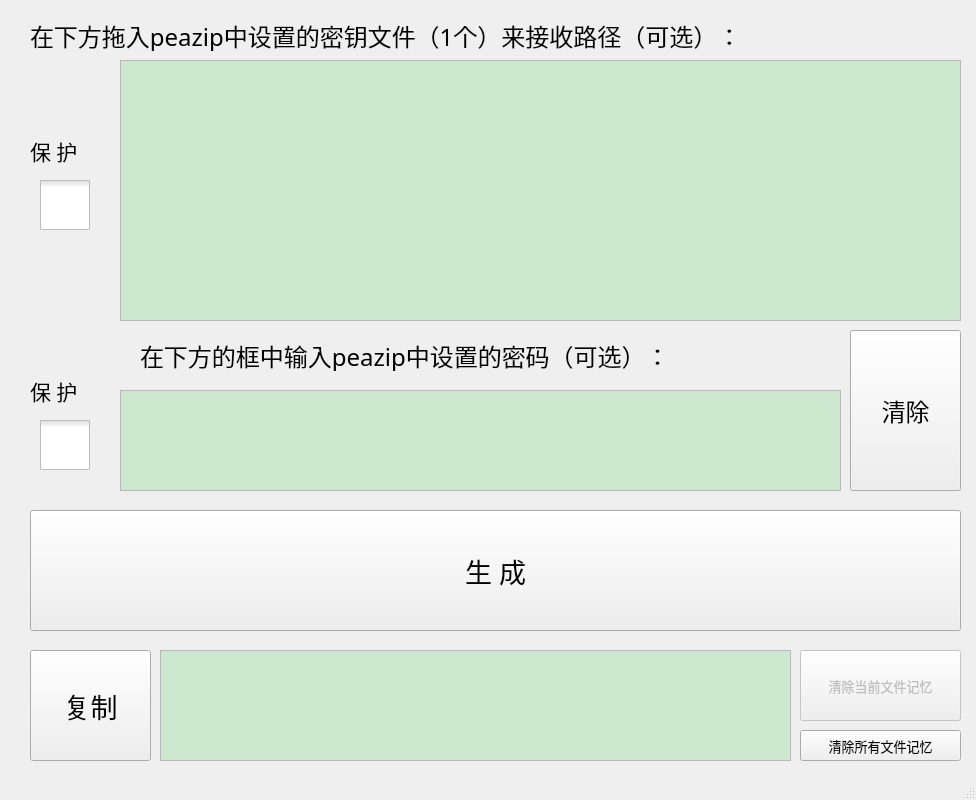
<?xml version="1.0" encoding="UTF-8"?>
<ui version="4.0">
 <class>MainWindow</class>
 <widget class="QMainWindow" name="MainWindow">
  <property name="geometry">
   <rect>
    <x>0</x>
    <y>0</y>
    <width>976</width>
    <height>800</height>
   </rect>
  </property>
  <property name="font">
   <font>
    <family>宋体</family>
   </font>
  </property>
  <property name="windowTitle">
   <string notr="true">Peazip文件密钥加密模式 - 转 - 明文密码（v1.0）</string>
  </property>
  <property name="windowIcon">
   <iconset>
    <normaloff>PeaZip_app.ico</normaloff>PeaZip_app.ico</iconset>
  </property>
  <property name="toolTip">
   <string notr="true"/>
  </property>
  <property name="statusTip">
   <string notr="true"/>
  </property>
  <property name="whatsThis">
   <string notr="true"/>
  </property>
  <property name="accessibleName">
   <string notr="true"/>
  </property>
  <property name="accessibleDescription">
   <string notr="true"/>
  </property>
  <property name="windowFilePath">
   <string notr="true"/>
  </property>
  <property name="unifiedTitleAndToolBarOnMac">
   <bool>false</bool>
  </property>
  <widget class="QWidget" name="centralwidget">
   <property name="font">
    <font>
     <family>宋体</family>
    </font>
   </property>
   <property name="toolTip">
    <string notr="true"/>
   </property>
   <property name="statusTip">
    <string notr="true"/>
   </property>
   <property name="whatsThis">
    <string notr="true"/>
   </property>
   <property name="accessibleName">
    <string notr="true"/>
   </property>
   <property name="accessibleDescription">
    <string notr="true"/>
   </property>
   <widget class="QPlainTextEdit" name="file_drop_area">
    <property name="geometry">
     <rect>
      <x>120</x>
      <y>60</y>
      <width>841</width>
      <height>261</height>
     </rect>
    </property>
    <property name="palette">
     <palette>
      <active>
       <colorrole role="Text">
        <brush brushstyle="SolidPattern">
         <color alpha="0">
          <red>0</red>
          <green>0</green>
          <blue>0</blue>
         </color>
        </brush>
       </colorrole>
       <colorrole role="Base">
        <brush brushstyle="SolidPattern">
         <color alpha="0">
          <red>255</red>
          <green>255</green>
          <blue>255</blue>
         </color>
        </brush>
       </colorrole>
       <colorrole role="Shadow">
        <brush brushstyle="SolidPattern">
         <color alpha="0">
          <red>255</red>
          <green>255</green>
          <blue>255</blue>
         </color>
        </brush>
       </colorrole>
       <colorrole role="Highlight">
        <brush brushstyle="SolidPattern">
         <color alpha="0">
          <red>255</red>
          <green>255</green>
          <blue>255</blue>
         </color>
        </brush>
       </colorrole>
       <colorrole role="HighlightedText">
        <brush brushstyle="SolidPattern">
         <color alpha="0">
          <red>255</red>
          <green>255</green>
          <blue>255</blue>
         </color>
        </brush>
       </colorrole>
       <colorrole role="AlternateBase">
        <brush brushstyle="SolidPattern">
         <color alpha="0">
          <red>255</red>
          <green>255</green>
          <blue>255</blue>
         </color>
        </brush>
       </colorrole>
       <colorrole role="PlaceholderText">
        <brush brushstyle="SolidPattern">
         <color alpha="0">
          <red>255</red>
          <green>255</green>
          <blue>255</blue>
         </color>
        </brush>
       </colorrole>
      </active>
      <inactive>
       <colorrole role="Text">
        <brush brushstyle="SolidPattern">
         <color alpha="0">
          <red>0</red>
          <green>0</green>
          <blue>0</blue>
         </color>
        </brush>
       </colorrole>
       <colorrole role="Base">
        <brush brushstyle="SolidPattern">
         <color alpha="0">
          <red>255</red>
          <green>255</green>
          <blue>255</blue>
         </color>
        </brush>
       </colorrole>
       <colorrole role="Shadow">
        <brush brushstyle="SolidPattern">
         <color alpha="0">
          <red>255</red>
          <green>255</green>
          <blue>255</blue>
         </color>
        </brush>
       </colorrole>
       <colorrole role="Highlight">
        <brush brushstyle="SolidPattern">
         <color alpha="0">
          <red>255</red>
          <green>255</green>
          <blue>255</blue>
         </color>
        </brush>
       </colorrole>
       <colorrole role="HighlightedText">
        <brush brushstyle="SolidPattern">
         <color alpha="0">
          <red>255</red>
          <green>255</green>
          <blue>255</blue>
         </color>
        </brush>
       </colorrole>
       <colorrole role="AlternateBase">
        <brush brushstyle="SolidPattern">
         <color alpha="0">
          <red>255</red>
          <green>255</green>
          <blue>255</blue>
         </color>
        </brush>
       </colorrole>
       <colorrole role="PlaceholderText">
        <brush brushstyle="SolidPattern">
         <color alpha="0">
          <red>255</red>
          <green>255</green>
          <blue>255</blue>
         </color>
        </brush>
       </colorrole>
      </inactive>
      <disabled>
       <colorrole role="Text">
        <brush brushstyle="SolidPattern">
         <color alpha="0">
          <red>255</red>
          <green>255</green>
          <blue>255</blue>
         </color>
        </brush>
       </colorrole>
       <colorrole role="Base">
        <brush brushstyle="SolidPattern">
         <color alpha="0">
          <red>255</red>
          <green>255</green>
          <blue>255</blue>
         </color>
        </brush>
       </colorrole>
       <colorrole role="Shadow">
        <brush brushstyle="SolidPattern">
         <color alpha="0">
          <red>255</red>
          <green>255</green>
          <blue>255</blue>
         </color>
        </brush>
       </colorrole>
       <colorrole role="Highlight">
        <brush brushstyle="SolidPattern">
         <color alpha="0">
          <red>255</red>
          <green>255</green>
          <blue>255</blue>
         </color>
        </brush>
       </colorrole>
       <colorrole role="HighlightedText">
        <brush brushstyle="SolidPattern">
         <color alpha="0">
          <red>255</red>
          <green>255</green>
          <blue>255</blue>
         </color>
        </brush>
       </colorrole>
       <colorrole role="AlternateBase">
        <brush brushstyle="SolidPattern">
         <color alpha="0">
          <red>255</red>
          <green>255</green>
          <blue>255</blue>
         </color>
        </brush>
       </colorrole>
       <colorrole role="PlaceholderText">
        <brush brushstyle="SolidPattern">
         <color alpha="0">
          <red>255</red>
          <green>255</green>
          <blue>255</blue>
         </color>
        </brush>
       </colorrole>
      </disabled>
     </palette>
    </property>
    <property name="font">
     <font>
      <family>宋体</family>
      <pointsize>20</pointsize>
     </font>
    </property>
    <property name="focusPolicy">
     <enum>Qt::ClickFocus</enum>
    </property>
    <property name="toolTip">
     <string notr="true">请拖放文件到这个区域中来，或者点击这个区域后粘贴文件路径，每次拖放、粘贴都会替换掉上一次的记录，所以想要替换文件时，直接拖入新的文件或者粘贴新的路径进来就行了。注意，不要用键盘输入！</string>
    </property>
    <property name="toolTipDuration">
     <number>45000</number>
    </property>
    <property name="statusTip">
     <string notr="true"/>
    </property>
    <property name="whatsThis">
     <string notr="true"/>
    </property>
    <property name="accessibleName">
     <string notr="true"/>
    </property>
    <property name="accessibleDescription">
     <string notr="true"/>
    </property>
    <property name="inputMethodHints">
     <set>Qt::ImhMultiLine</set>
    </property>
    <property name="documentTitle">
     <string notr="true"/>
    </property>
    <property name="plainText">
     <string notr="true"/>
    </property>
    <property name="textInteractionFlags">
     <set>Qt::TextEditable</set>
    </property>
    <property name="backgroundVisible">
     <bool>false</bool>
    </property>
    <property name="placeholderText">
     <string notr="true"/>
    </property>
   </widget>
   <widget class="QPlainTextEdit" name="password_input_area">
    <property name="geometry">
     <rect>
      <x>120</x>
      <y>390</y>
      <width>721</width>
      <height>101</height>
     </rect>
    </property>
    <property name="palette">
     <palette>
      <active>
       <colorrole role="Base">
        <brush brushstyle="SolidPattern">
         <color alpha="255">
          <red>204</red>
          <green>232</green>
          <blue>207</blue>
         </color>
        </brush>
       </colorrole>
       <colorrole role="AlternateBase">
        <brush brushstyle="SolidPattern">
         <color alpha="255">
          <red>204</red>
          <green>232</green>
          <blue>207</blue>
         </color>
        </brush>
       </colorrole>
      </active>
      <inactive>
       <colorrole role="Base">
        <brush brushstyle="SolidPattern">
         <color alpha="255">
          <red>204</red>
          <green>232</green>
          <blue>207</blue>
         </color>
        </brush>
       </colorrole>
       <colorrole role="AlternateBase">
        <brush brushstyle="SolidPattern">
         <color alpha="255">
          <red>204</red>
          <green>232</green>
          <blue>207</blue>
         </color>
        </brush>
       </colorrole>
      </inactive>
      <disabled>
       <colorrole role="Base">
        <brush brushstyle="SolidPattern">
         <color alpha="255">
          <red>240</red>
          <green>240</green>
          <blue>240</blue>
         </color>
        </brush>
       </colorrole>
       <colorrole role="AlternateBase">
        <brush brushstyle="SolidPattern">
         <color alpha="255">
          <red>204</red>
          <green>232</green>
          <blue>207</blue>
         </color>
        </brush>
       </colorrole>
      </disabled>
     </palette>
    </property>
    <property name="font">
     <font>
      <family>宋体</family>
      <pointsize>16</pointsize>
     </font>
    </property>
    <property name="focusPolicy">
     <enum>Qt::ClickFocus</enum>
    </property>
    <property name="acceptDrops">
     <bool>false</bool>
    </property>
    <property name="toolTip">
     <string notr="true">仅接受单条密码（单行文本），多行的内容将合并为单行。</string>
    </property>
    <property name="statusTip">
     <string notr="true"/>
    </property>
    <property name="whatsThis">
     <string notr="true"/>
    </property>
    <property name="accessibleName">
     <string notr="true"/>
    </property>
    <property name="accessibleDescription">
     <string notr="true"/>
    </property>
    <property name="inputMethodHints">
     <set>Qt::ImhNone</set>
    </property>
    <property name="documentTitle">
     <string notr="true"/>
    </property>
    <property name="plainText">
     <string notr="true"/>
    </property>
    <property name="placeholderText">
     <string notr="true"/>
    </property>
   </widget>
   <widget class="QLabel" name="label_1">
    <property name="geometry">
     <rect>
      <x>30</x>
      <y>20</y>
      <width>881</width>
      <height>31</height>
     </rect>
    </property>
    <property name="font">
     <font>
      <family>宋体</family>
      <pointsize>18</pointsize>
     </font>
    </property>
    <property name="toolTip">
     <string notr="true"/>
    </property>
    <property name="statusTip">
     <string notr="true"/>
    </property>
    <property name="whatsThis">
     <string notr="true"/>
    </property>
    <property name="accessibleName">
     <string notr="true"/>
    </property>
    <property name="accessibleDescription">
     <string notr="true"/>
    </property>
    <property name="text">
     <string notr="true">在下方拖入peazip中设置的密钥文件（1个）来接收路径（可选）：</string>
    </property>
   </widget>
   <widget class="QLabel" name="label_2">
    <property name="geometry">
     <rect>
      <x>140</x>
      <y>340</y>
      <width>651</width>
      <height>31</height>
     </rect>
    </property>
    <property name="font">
     <font>
      <family>宋体</family>
      <pointsize>18</pointsize>
     </font>
    </property>
    <property name="toolTip">
     <string notr="true"/>
    </property>
    <property name="statusTip">
     <string notr="true"/>
    </property>
    <property name="whatsThis">
     <string notr="true"/>
    </property>
    <property name="accessibleName">
     <string notr="true"/>
    </property>
    <property name="accessibleDescription">
     <string notr="true"/>
    </property>
    <property name="text">
     <string notr="true">在下方的框中输入peazip中设置的密码（可选）：</string>
    </property>
   </widget>
   <widget class="QPushButton" name="action">
    <property name="enabled">
     <bool>true</bool>
    </property>
    <property name="geometry">
     <rect>
      <x>30</x>
      <y>510</y>
      <width>931</width>
      <height>121</height>
     </rect>
    </property>
    <property name="font">
     <font>
      <family>宋体</family>
      <pointsize>20</pointsize>
     </font>
    </property>
    <property name="toolTip">
     <string notr="true">根据上面两个框中输入的密钥文件路径和密码，将peazip的“文件密钥+密码”的加密模式转换为其他解压软件可解压的明文密码</string>
    </property>
    <property name="statusTip">
     <string notr="true"/>
    </property>
    <property name="whatsThis">
     <string notr="true"/>
    </property>
    <property name="accessibleName">
     <string notr="true"/>
    </property>
    <property name="accessibleDescription">
     <string notr="true"/>
    </property>
    <property name="text">
     <string notr="true">生 成</string>
    </property>
   </widget>
   <widget class="QPlainTextEdit" name="output_area">
    <property name="geometry">
     <rect>
      <x>160</x>
      <y>650</y>
      <width>631</width>
      <height>111</height>
     </rect>
    </property>
    <property name="palette">
     <palette>
      <active>
       <colorrole role="Base">
        <brush brushstyle="SolidPattern">
         <color alpha="255">
          <red>204</red>
          <green>232</green>
          <blue>207</blue>
         </color>
        </brush>
       </colorrole>
       <colorrole role="AlternateBase">
        <brush brushstyle="SolidPattern">
         <color alpha="255">
          <red>204</red>
          <green>232</green>
          <blue>207</blue>
         </color>
        </brush>
       </colorrole>
      </active>
      <inactive>
       <colorrole role="Base">
        <brush brushstyle="SolidPattern">
         <color alpha="255">
          <red>204</red>
          <green>232</green>
          <blue>207</blue>
         </color>
        </brush>
       </colorrole>
       <colorrole role="AlternateBase">
        <brush brushstyle="SolidPattern">
         <color alpha="255">
          <red>204</red>
          <green>232</green>
          <blue>207</blue>
         </color>
        </brush>
       </colorrole>
      </inactive>
      <disabled>
       <colorrole role="Base">
        <brush brushstyle="SolidPattern">
         <color alpha="255">
          <red>240</red>
          <green>240</green>
          <blue>240</blue>
         </color>
        </brush>
       </colorrole>
       <colorrole role="AlternateBase">
        <brush brushstyle="SolidPattern">
         <color alpha="255">
          <red>204</red>
          <green>232</green>
          <blue>207</blue>
         </color>
        </brush>
       </colorrole>
      </disabled>
     </palette>
    </property>
    <property name="font">
     <font>
      <family>宋体</family>
      <pointsize>18</pointsize>
     </font>
    </property>
    <property name="focusPolicy">
     <enum>Qt::ClickFocus</enum>
    </property>
    <property name="acceptDrops">
     <bool>false</bool>
    </property>
    <property name="toolTip">
     <string notr="true">显示最近一次生成的密码，内容可复制，但内容不能修改（是只读属性的）</string>
    </property>
    <property name="statusTip">
     <string notr="true"/>
    </property>
    <property name="whatsThis">
     <string notr="true"/>
    </property>
    <property name="accessibleName">
     <string notr="true"/>
    </property>
    <property name="accessibleDescription">
     <string notr="true"/>
    </property>
    <property name="readOnly">
     <bool>true</bool>
    </property>
    <property name="plainText">
     <string notr="true"/>
    </property>
    <property name="placeholderText">
     <string notr="true"/>
    </property>
   </widget>
   <widget class="QPushButton" name="clear_input">
    <property name="geometry">
     <rect>
      <x>850</x>
      <y>330</y>
      <width>111</width>
      <height>161</height>
     </rect>
    </property>
    <property name="font">
     <font>
      <family>宋体</family>
      <pointsize>18</pointsize>
     </font>
    </property>
    <property name="toolTip">
     <string notr="true">按下按钮，将根据左侧“保护”复选框的勾选状态，清除临近两个输入框的内容</string>
    </property>
    <property name="statusTip">
     <string notr="true"/>
    </property>
    <property name="whatsThis">
     <string notr="true"/>
    </property>
    <property name="accessibleName">
     <string notr="true"/>
    </property>
    <property name="accessibleDescription">
     <string notr="true"/>
    </property>
    <property name="text">
     <string notr="true">清除</string>
    </property>
   </widget>
   <widget class="QPushButton" name="copy_to_clipboard">
    <property name="geometry">
     <rect>
      <x>30</x>
      <y>650</y>
      <width>121</width>
      <height>111</height>
     </rect>
    </property>
    <property name="font">
     <font>
      <family>宋体</family>
      <pointsize>20</pointsize>
     </font>
    </property>
    <property name="toolTip">
     <string notr="true">点击以复制生成的密码</string>
    </property>
    <property name="statusTip">
     <string notr="true"/>
    </property>
    <property name="whatsThis">
     <string notr="true"/>
    </property>
    <property name="accessibleName">
     <string notr="true"/>
    </property>
    <property name="accessibleDescription">
     <string notr="true"/>
    </property>
    <property name="text">
     <string notr="true">复制</string>
    </property>
   </widget>
   <widget class="QPushButton" name="clear_all_history">
    <property name="geometry">
     <rect>
      <x>800</x>
      <y>730</y>
      <width>161</width>
      <height>31</height>
     </rect>
    </property>
    <property name="font">
     <font>
      <family>宋体</family>
      <pointsize>10</pointsize>
     </font>
    </property>
    <property name="toolTip">
     <string notr="true">每处理一个文件，程序都会记忆文件所对应的密钥值，来加快运行速度。当大量文件被修改后，不清楚哪些文件被修改了，请点击这个按钮以清除全部的记忆值，方便之后重新生成</string>
    </property>
    <property name="toolTipDuration">
     <number>45000</number>
    </property>
    <property name="statusTip">
     <string notr="true"/>
    </property>
    <property name="whatsThis">
     <string notr="true"/>
    </property>
    <property name="accessibleName">
     <string notr="true"/>
    </property>
    <property name="accessibleDescription">
     <string notr="true"/>
    </property>
    <property name="text">
     <string notr="true">清除所有文件记忆</string>
    </property>
   </widget>
   <widget class="QLabel" name="label_3">
    <property name="geometry">
     <rect>
      <x>30</x>
      <y>130</y>
      <width>71</width>
      <height>41</height>
     </rect>
    </property>
    <property name="font">
     <font>
      <family>宋体</family>
      <pointsize>16</pointsize>
     </font>
    </property>
    <property name="toolTip">
     <string notr="true"/>
    </property>
    <property name="statusTip">
     <string notr="true"/>
    </property>
    <property name="whatsThis">
     <string notr="true"/>
    </property>
    <property name="accessibleName">
     <string notr="true"/>
    </property>
    <property name="accessibleDescription">
     <string notr="true"/>
    </property>
    <property name="text">
     <string notr="true">保 护</string>
    </property>
   </widget>
   <widget class="QLabel" name="label_4">
    <property name="geometry">
     <rect>
      <x>30</x>
      <y>370</y>
      <width>71</width>
      <height>41</height>
     </rect>
    </property>
    <property name="font">
     <font>
      <family>宋体</family>
      <pointsize>16</pointsize>
     </font>
    </property>
    <property name="toolTip">
     <string notr="true"/>
    </property>
    <property name="statusTip">
     <string notr="true"/>
    </property>
    <property name="whatsThis">
     <string notr="true"/>
    </property>
    <property name="accessibleName">
     <string notr="true"/>
    </property>
    <property name="accessibleDescription">
     <string notr="true"/>
    </property>
    <property name="text">
     <string notr="true">保 护</string>
    </property>
   </widget>
   <widget class="QCheckBox" name="file_protect">
    <property name="geometry">
     <rect>
      <x>40</x>
      <y>180</y>
      <width>50</width>
      <height>50</height>
     </rect>
    </property>
    <property name="toolTip">
     <string notr="true">勾选以保护文件路径在按下清除按钮后不被清除</string>
    </property>
    <property name="statusTip">
     <string notr="true"/>
    </property>
    <property name="whatsThis">
     <string notr="true"/>
    </property>
    <property name="accessibleName">
     <string notr="true"/>
    </property>
    <property name="accessibleDescription">
     <string notr="true"/>
    </property>
    <property name="styleSheet">
     <string notr="true">QCheckBox::indicator{width :50px;height : 50px;}</string>
    </property>
    <property name="text">
     <string notr="true"/>
    </property>
    <property name="checked">
     <bool>false</bool>
    </property>
   </widget>
   <widget class="QCheckBox" name="password_protect">
    <property name="geometry">
     <rect>
      <x>40</x>
      <y>420</y>
      <width>50</width>
      <height>50</height>
     </rect>
    </property>
    <property name="toolTip">
     <string notr="true">勾选以保护密码在按下清除按钮后不被清除</string>
    </property>
    <property name="statusTip">
     <string notr="true"/>
    </property>
    <property name="whatsThis">
     <string notr="true"/>
    </property>
    <property name="accessibleName">
     <string notr="true"/>
    </property>
    <property name="accessibleDescription">
     <string notr="true"/>
    </property>
    <property name="styleSheet">
     <string notr="true">QCheckBox::indicator{width :50px;height : 50px;}</string>
    </property>
    <property name="text">
     <string notr="true"/>
    </property>
   </widget>
   <widget class="QPlainTextEdit" name="file_drop_display_layer">
    <property name="geometry">
     <rect>
      <x>120</x>
      <y>60</y>
      <width>841</width>
      <height>261</height>
     </rect>
    </property>
    <property name="palette">
     <palette>
      <active>
       <colorrole role="Base">
        <brush brushstyle="SolidPattern">
         <color alpha="255">
          <red>204</red>
          <green>232</green>
          <blue>207</blue>
         </color>
        </brush>
       </colorrole>
       <colorrole role="AlternateBase">
        <brush brushstyle="SolidPattern">
         <color alpha="255">
          <red>204</red>
          <green>232</green>
          <blue>207</blue>
         </color>
        </brush>
       </colorrole>
      </active>
      <inactive>
       <colorrole role="Base">
        <brush brushstyle="SolidPattern">
         <color alpha="255">
          <red>204</red>
          <green>232</green>
          <blue>207</blue>
         </color>
        </brush>
       </colorrole>
       <colorrole role="AlternateBase">
        <brush brushstyle="SolidPattern">
         <color alpha="255">
          <red>204</red>
          <green>232</green>
          <blue>207</blue>
         </color>
        </brush>
       </colorrole>
      </inactive>
      <disabled>
       <colorrole role="Base">
        <brush brushstyle="SolidPattern">
         <color alpha="255">
          <red>240</red>
          <green>240</green>
          <blue>240</blue>
         </color>
        </brush>
       </colorrole>
       <colorrole role="AlternateBase">
        <brush brushstyle="SolidPattern">
         <color alpha="255">
          <red>204</red>
          <green>232</green>
          <blue>207</blue>
         </color>
        </brush>
       </colorrole>
      </disabled>
     </palette>
    </property>
    <property name="font">
     <font>
      <family>宋体</family>
      <pointsize>20</pointsize>
     </font>
    </property>
    <property name="focusPolicy">
     <enum>Qt::NoFocus</enum>
    </property>
    <property name="acceptDrops">
     <bool>false</bool>
    </property>
    <property name="toolTip">
     <string notr="true"/>
    </property>
    <property name="statusTip">
     <string notr="true"/>
    </property>
    <property name="whatsThis">
     <string notr="true"/>
    </property>
    <property name="accessibleName">
     <string notr="true"/>
    </property>
    <property name="accessibleDescription">
     <string notr="true"/>
    </property>
    <property name="inputMethodHints">
     <set>Qt::ImhMultiLine</set>
    </property>
    <property name="documentTitle">
     <string notr="true"/>
    </property>
    <property name="readOnly">
     <bool>true</bool>
    </property>
    <property name="plainText">
     <string notr="true"/>
    </property>
    <property name="textInteractionFlags">
     <set>Qt::NoTextInteraction</set>
    </property>
    <property name="placeholderText">
     <string notr="true"/>
    </property>
   </widget>
   <widget class="QPushButton" name="clear_current_history">
    <property name="enabled">
     <bool>false</bool>
    </property>
    <property name="geometry">
     <rect>
      <x>800</x>
      <y>650</y>
      <width>161</width>
      <height>71</height>
     </rect>
    </property>
    <property name="font">
     <font>
      <family>宋体</family>
      <pointsize>10</pointsize>
     </font>
    </property>
    <property name="toolTip">
     <string notr="true">每处理一个文件，程序都会记忆文件所对应的密钥值，来加快运行速度。当【当前文件】被修改后，想要对【当前文件】重新计算和生成时，请点击这个按钮以清除【当前文件】的记忆值</string>
    </property>
    <property name="toolTipDuration">
     <number>45000</number>
    </property>
    <property name="statusTip">
     <string notr="true"/>
    </property>
    <property name="whatsThis">
     <string notr="true"/>
    </property>
    <property name="accessibleName">
     <string notr="true"/>
    </property>
    <property name="accessibleDescription">
     <string notr="true"/>
    </property>
    <property name="text">
     <string notr="true">清除当前文件记忆</string>
    </property>
   </widget>
   <zorder>file_drop_display_layer</zorder>
   <zorder>file_drop_area</zorder>
   <zorder>password_input_area</zorder>
   <zorder>label_1</zorder>
   <zorder>label_2</zorder>
   <zorder>action</zorder>
   <zorder>output_area</zorder>
   <zorder>clear_input</zorder>
   <zorder>copy_to_clipboard</zorder>
   <zorder>clear_all_history</zorder>
   <zorder>label_3</zorder>
   <zorder>label_4</zorder>
   <zorder>file_protect</zorder>
   <zorder>password_protect</zorder>
   <zorder>clear_current_history</zorder>
  </widget>
  <widget class="QStatusBar" name="statusbar">
   <property name="toolTip">
    <string notr="true"/>
   </property>
   <property name="statusTip">
    <string notr="true"/>
   </property>
   <property name="whatsThis">
    <string notr="true"/>
   </property>
   <property name="accessibleName">
    <string notr="true"/>
   </property>
   <property name="accessibleDescription">
    <string notr="true"/>
   </property>
  </widget>
 </widget>
 <resources/>
 <connections/>
</ui>
